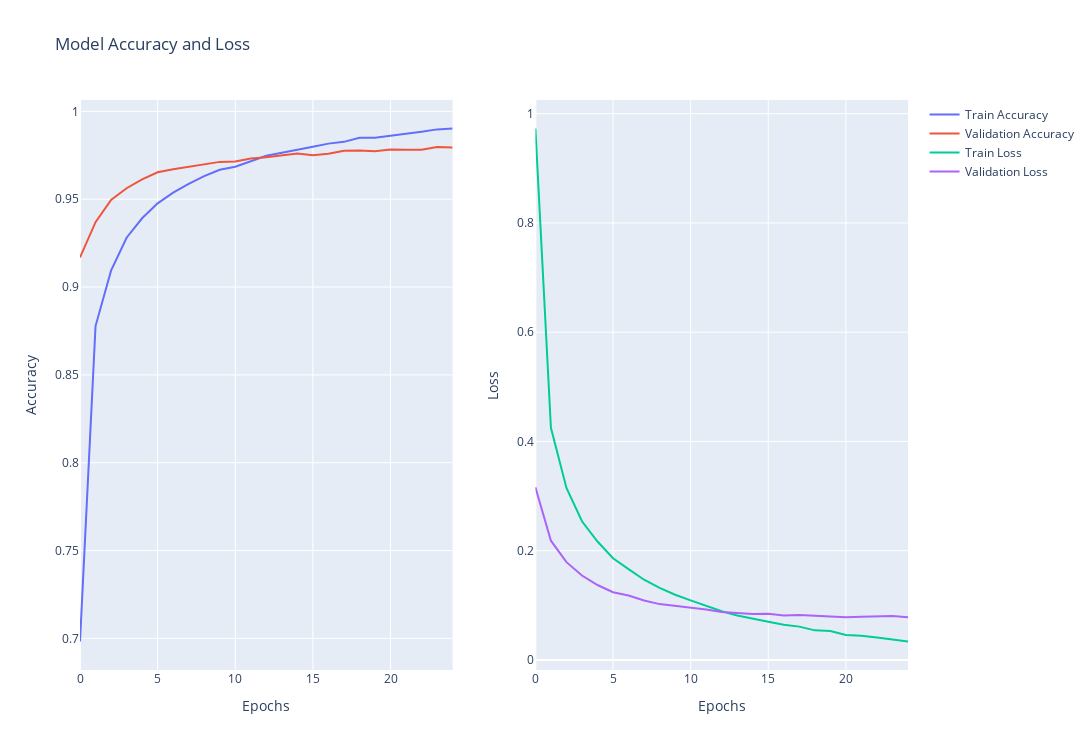

Write notebook code for a chart like this one.
### Code cell
fig = make_subplots(rows=1, cols=2)

fig.add_trace(go.Scatter(y=history.history["accuracy"], mode="lines", name="Train Accuracy"), row=1, col=1)
fig.add_trace(go.Scatter(y=history.history["val_accuracy"], mode="lines", name="Validation Accuracy"), row=1, col=1)

fig.add_trace(go.Scatter(y=history.history["loss"], mode="lines", name="Train Loss"), row=1, col=2)
fig.add_trace(go.Scatter(y=history.history["val_loss"], mode="lines", name="Validation Loss"), row=1, col=2)

fig.update_xaxes(title_text="Epochs", row=1, col=1)
fig.update_xaxes(title_text="Epochs", row=1, col=2)

fig.update_yaxes(title_text="Accuracy", row=1, col=1)
fig.update_yaxes(title_text="Loss", row=1, col=2)

fig.update_layout(title_text="Model Accuracy and Loss", height=750, width=1550)

fig.show()

### Figure 1 — Plotly figure (JSON) as saved in the notebook; plotly's stock layout.template omitted (floating-point values rounded to 4 significant figures)
{"data": [{"mode": "lines", "name": "Train Accuracy", "type": "scatter", "xaxis": "x", "y": [0.6982, 0.8778, 0.9093, 0.9281, 0.9391, 0.9476, 0.9538, 0.9587, 0.9632, 0.9668, 0.9685, 0.9716, 0.9747, 0.9764, 0.9783, 0.9798, 0.9816, 0.9826, 0.985, 0.985, 0.9861, 0.9872, 0.9884, 0.9898, 0.9902], "yaxis": "y"}, {"mode": "lines", "name": "Validation Accuracy", "type": "scatter", "xaxis": "x", "y": [0.9168, 0.9369, 0.9496, 0.9563, 0.9613, 0.9653, 0.9671, 0.9683, 0.9698, 0.9712, 0.9714, 0.9732, 0.9739, 0.9747, 0.976, 0.975, 0.9759, 0.9776, 0.9778, 0.9773, 0.9783, 0.9782, 0.9782, 0.9797, 0.9794], "yaxis": "y"}, {"mode": "lines", "name": "Train Loss", "type": "scatter", "xaxis": "x2", "y": [0.9729, 0.425, 0.3148, 0.2538, 0.2168, 0.1861, 0.1663, 0.1468, 0.1318, 0.1193, 0.1092, 0.09904, 0.08919, 0.08124, 0.07619, 0.07003, 0.06458, 0.06103, 0.05416, 0.05284, 0.04588, 0.0444, 0.04116, 0.03684, 0.03379], "yaxis": "y2"}, {"mode": "lines", "name": "Validation Loss", "type": "scatter", "xaxis": "x2", "y": [0.3162, 0.2184, 0.179, 0.1545, 0.1372, 0.124, 0.118, 0.1089, 0.1022, 0.09927, 0.09578, 0.0924, 0.08781, 0.08641, 0.08416, 0.08453, 0.08153, 0.08229, 0.08105, 0.08045, 0.07796, 0.07888, 0.07958, 0.08047, 0.07804], "yaxis": "y2"}], "layout": {"height": 750, "title": {"text": "Model Accuracy and Loss"}, "width": 1550, "xaxis": {"anchor": "y", "domain": [0, 0.45], "title": {"text": "Epochs"}}, "xaxis2": {"anchor": "y2", "domain": [0.55, 1], "title": {"text": "Epochs"}}, "yaxis": {"anchor": "x", "domain": [0, 1], "title": {"text": "Accuracy"}}, "yaxis2": {"anchor": "x2", "domain": [0, 1], "title": {"text": "Loss"}}}}
